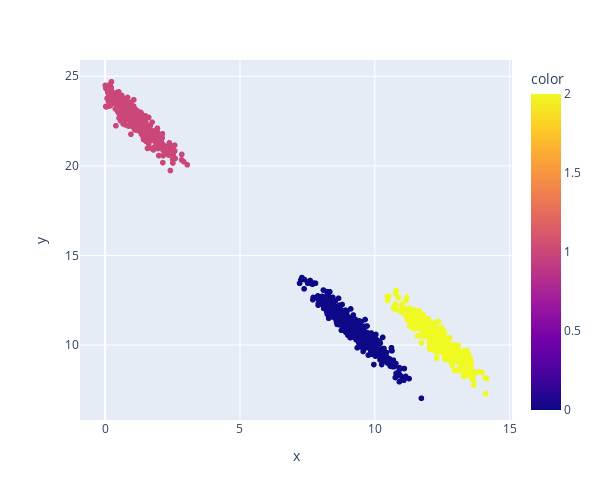

This figure's notebook cell:
### Code cell
fig = px.scatter(
    x = df.year,
    y = df.price,
    height=500,
    width=600,
    color=gm_prediction
)
fig

### Figure 1 — Plotly figure (JSON) as saved in the notebook; plotly's stock layout.template omitted (floating-point values rounded to 4 significant figures; data arrays with more than 128 entries replaced by an {"elided": "..."} marker saying what was removed)
{"data": [{"hovertemplate": "x=%{x}<br>y=%{y}<br>color=%{marker.color}<extra></extra>", "legendgroup": "", "marker": {"color": {"elided": "1355 int values"}, "coloraxis": "coloraxis", "symbol": "circle"}, "mode": "markers", "name": "", "showlegend": false, "type": "scattergl", "x": {"elided": "1355 float values"}, "xaxis": "x", "y": {"elided": "1355 float values"}, "yaxis": "y"}], "layout": {"coloraxis": {"colorbar": {"title": {"text": "color"}}, "colorscale": [[0, "#0d0887"], [0.1111, "#46039f"], [0.2222, "#7201a8"], [0.3333, "#9c179e"], [0.4444, "#bd3786"], [0.5556, "#d8576b"], [0.6667, "#ed7953"], [0.7778, "#fb9f3a"], [0.8889, "#fdca26"], [1, "#f0f921"]]}, "height": 500, "legend": {"tracegroupgap": 0}, "margin": {"t": 60}, "width": 600, "xaxis": {"anchor": "y", "domain": [0, 1], "title": {"text": "x"}}, "yaxis": {"anchor": "x", "domain": [0, 1], "title": {"text": "y"}}}}
